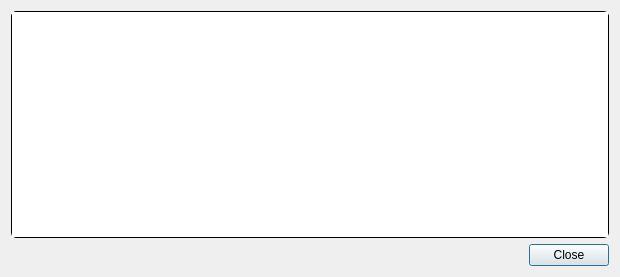
<?xml version="1.0" encoding="UTF-8"?>
<ui version="4.0">
 <class>TransactionDescDialog</class>
 <widget class="QDialog" name="TransactionDescDialog">
  <property name="geometry">
   <rect>
    <x>0</x>
    <y>0</y>
    <width>620</width>
    <height>274</height>
   </rect>
  </property>
  <property name="windowTitle">
   <string>Transaction details</string>
  </property>
  <layout class="QVBoxLayout" name="verticalLayout">
   <item>
    <widget class="QTextEdit" name="detailText">
     <property name="toolTip">
      <string>This pane shows a detailed description of the transaction</string>
     </property>
     <property name="styleSheet">
      <string notr="true">border-top-left-radius: 5px;
border-top-right-radius: 5px;
border-bottom-left-radius: 5px;
border-bottom-right-radius: 5px;
border: 1px solid #000000;
min-height: 225px;
max-height: 225px;
</string>
     </property>
     <property name="readOnly">
      <bool>true</bool>
     </property>
    </widget>
   </item>
   <item>
    <widget class="QDialogButtonBox" name="buttonBox">
     <property name="orientation">
      <enum>Qt::Horizontal</enum>
     </property>
     <property name="standardButtons">
      <set>QDialogButtonBox::Close</set>
     </property>
    </widget>
   </item>
  </layout>
 </widget>
 <resources/>
 <connections>
  <connection>
   <sender>buttonBox</sender>
   <signal>accepted()</signal>
   <receiver>TransactionDescDialog</receiver>
   <slot>accept()</slot>
   <hints>
    <hint type="sourcelabel">
     <x>248</x>
     <y>254</y>
    </hint>
    <hint type="destinationlabel">
     <x>157</x>
     <y>274</y>
    </hint>
   </hints>
  </connection>
  <connection>
   <sender>buttonBox</sender>
   <signal>rejected()</signal>
   <receiver>TransactionDescDialog</receiver>
   <slot>reject()</slot>
   <hints>
    <hint type="sourcelabel">
     <x>316</x>
     <y>260</y>
    </hint>
    <hint type="destinationlabel">
     <x>286</x>
     <y>274</y>
    </hint>
   </hints>
  </connection>
 </connections>
</ui>
